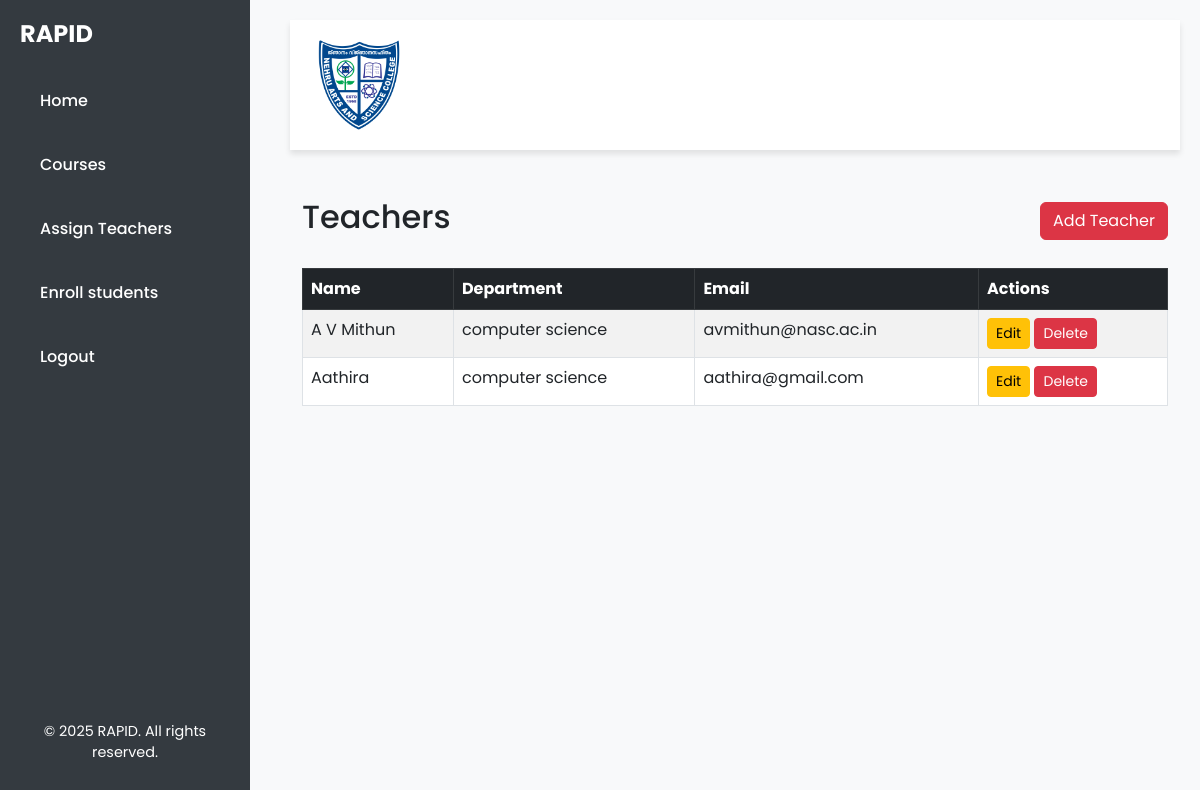
Page /teacher-list/ on the earlier database version.
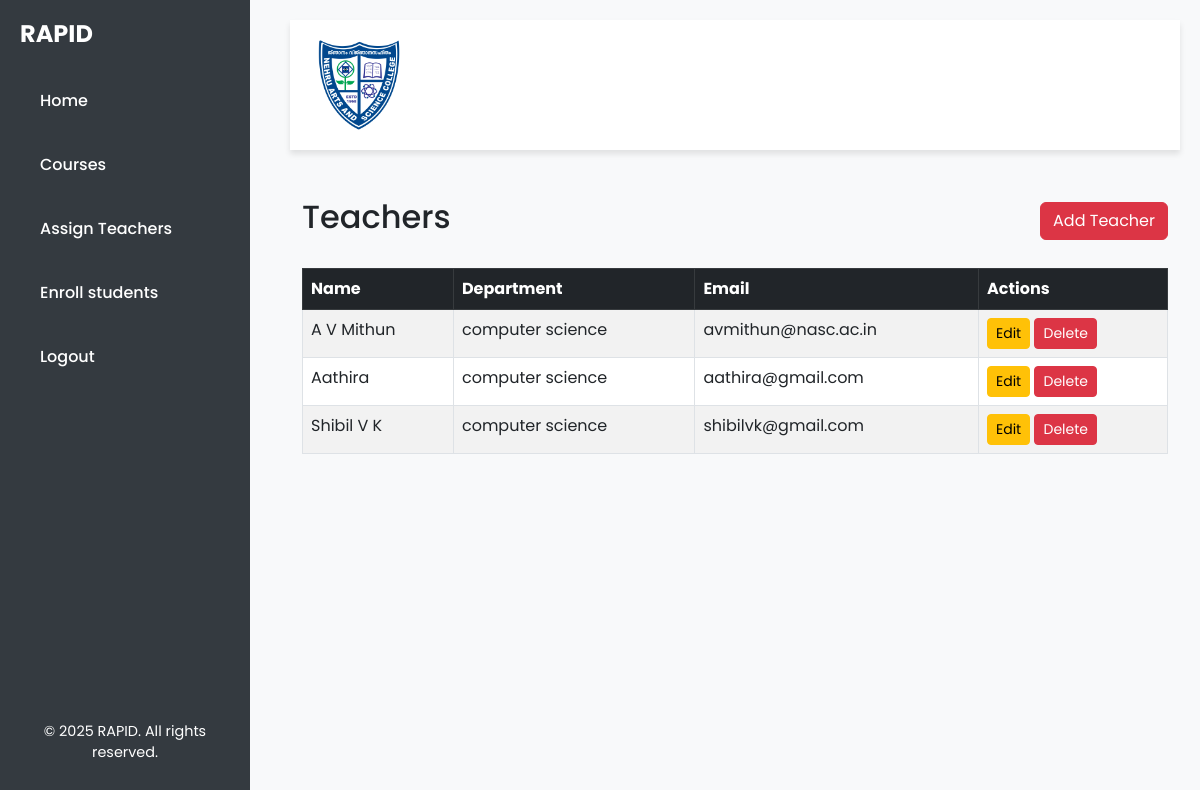
Same page on the later database version.
### rapid/models.py (models this page shows, shortened)
class Teacher(models.Model):
    teacher_id = models.AutoField(primary_key=True)
    teacher_name = models.CharField(max_length=100)
    user_id = models.OneToOneField(User, on_delete=models.CASCADE)
    department_id = models.ForeignKey(Department, on_delete=models.CASCADE)
    phone = models.CharField(max_length=15, unique=True)
    email = models.EmailField(unique=True)
    gender = models.CharField(max_length=10, choices=[('Male', 'Male'), ('Female', 'Female'), ('Other', 'Other')])

class Department(models.Model):
    department_id=models.AutoField(primary_key=True)
    department_name=models.CharField(max_length=100)
    def __str__(self):
        return self.department_name

### rapid/views.py (the view)
# urls.py: path('teacher-list/', views.teacher_list, name='teacher_list'),
def teacher_list(request):
    teachers = Teacher.objects.all()  # Fetch all teachers from the database
    return render(request, 'rapid/teacher_list.html', {'teachers': teachers})

### rapid/templates/rapid/teacher_list.html (shortened to what this page needs)
{% extends "base.html" %}
{% block content %}
<div class="container mt-5">
    <div class="d-flex justify-content-between align-items-center mb-4">
        <h2>Teachers</h2>
        <a href="/create-teacher/" class="btn btn-danger">Add Teacher</a>
    </div>
    <div class="table-responsive">
        <table class="table table-bordered table-striped">
            <thead class="table-dark">
                <tr>
                    <th>Name</th>
                    <th>Department</th>
                    <th>Email</th>
                    <th>Actions</th>
                </tr>
            </thead>
            <tbody>
                {% for teacher in teachers %}
                <tr>
                    <td>{{ teacher.teacher_name }}</td>
                    <td>{{ teacher.department_id }}</td>
                    <td>{{ teacher.email }}</td>
                    <td>
                        <a href="{% url 'edit_teacher' teacher.pk %}" class="btn btn-warning btn-sm">Edit</a>
                        <a href="{% url 'delete_teacher' teacher.teacher_id %}" onclick="return confirm('Are you sure you want to delete this teacher?');" class="btn btn-danger btn-sm">Delete</a>
                    </td>
                </tr>
                {% empty %}
                <tr>
                    <td colspan="4">No teachers available.</td>
                </tr>
                {% endfor %}
            </tbody>
        </table>
    </div>
</div>
{% endblock %}

Differences in the rows shown:
added Teacher: teacher_name "Shibil V K", department_id "computer science", email "shibilvk@gmail.com"
